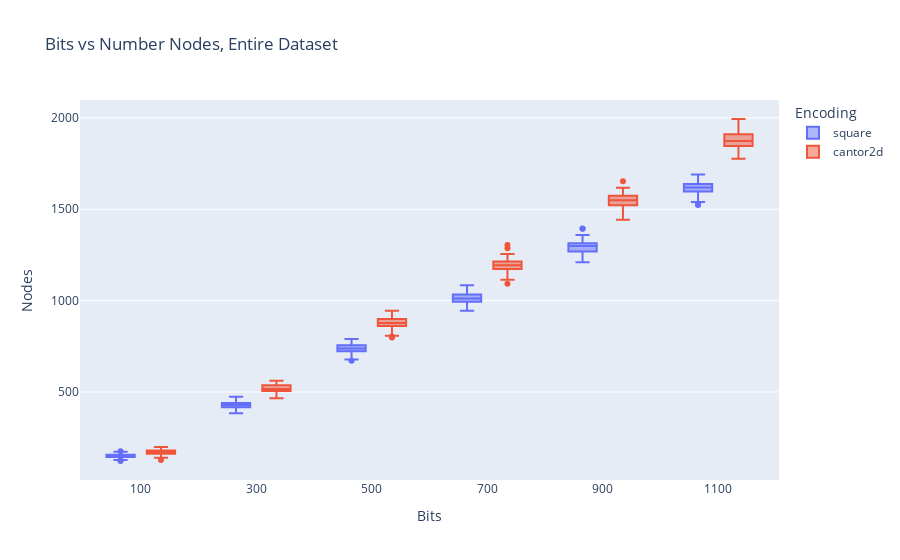
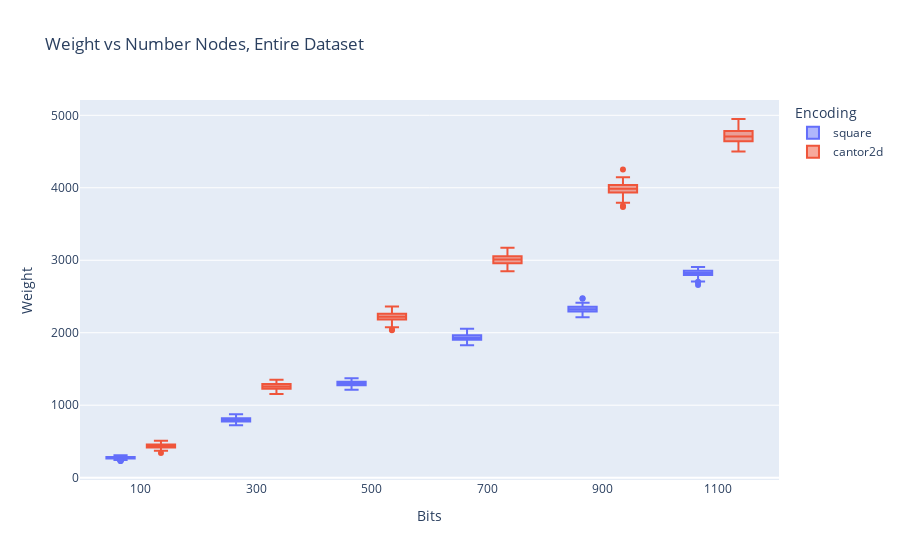
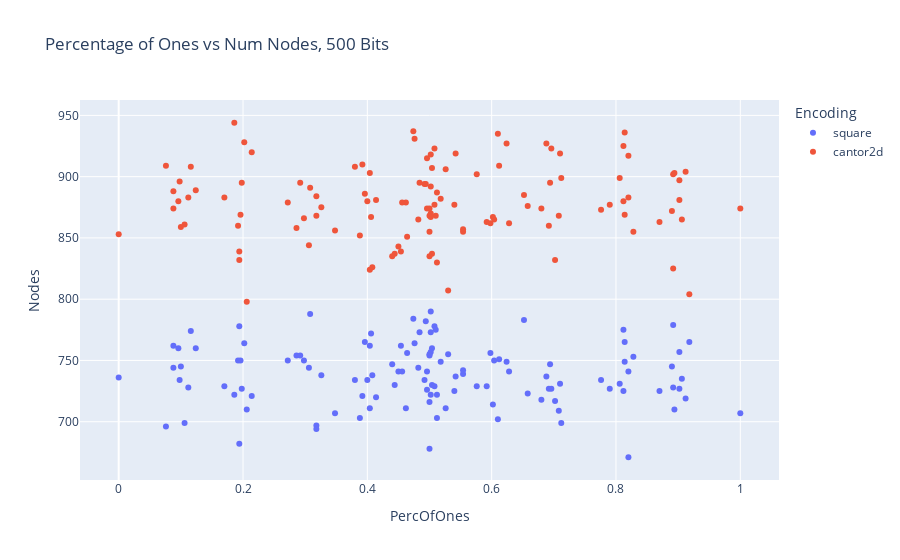
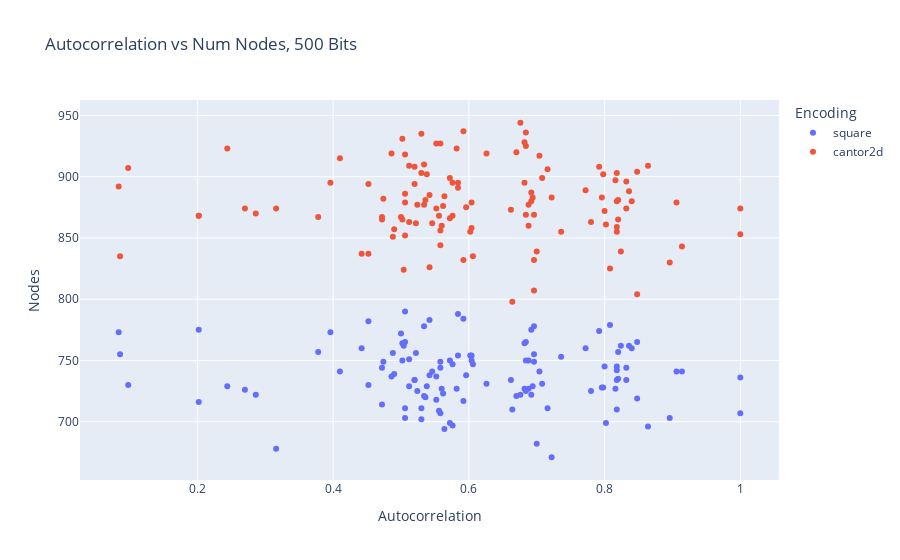

The code cell stored with these charts, in order, in its notebook:
### Markdown cell above
#### 4. Reports

### Code cell
fig = px.box(df, x="Bits", y="Nodes", color="Encoding", 
             title="Bits vs Number Nodes, Entire Dataset")
fig.show()

fig = px.box(df, x="Bits", y="Weight", color="Encoding", 
             title="Weight vs Number Nodes, Entire Dataset")
fig.show()

df_500 = df[df['Bits'] == 500] 
fig = px.scatter(df_500, x="PercOfOnes", y="Nodes", color="Encoding", 
             title="Percentage of Ones vs Num Nodes, 500 Bits")
fig.show()

fig = px.scatter(df_500, x="Autocorrelation", y="Nodes", color="Encoding", 
             title="Autocorrelation vs Num Nodes, 500 Bits")
fig.show()

### Figure 1 — Plotly figure (JSON) as saved in the notebook; plotly's stock layout.template omitted (floating-point values rounded to 4 significant figures; data arrays with more than 128 entries replaced by an {"elided": "..."} marker saying what was removed)
{"data": [{"alignmentgroup": "True", "hovertemplate": "Encoding=square<br>Bits=%{x}<br>Nodes=%{y}<extra></extra>", "legendgroup": "square", "marker": {"color": "#636efa"}, "name": "square", "notched": false, "offsetgroup": "square", "orientation": "v", "showlegend": true, "type": "box", "x": {"elided": "714 int values"}, "x0": " ", "xaxis": "x", "y": {"elided": "714 int values"}, "y0": " ", "yaxis": "y"}, {"alignmentgroup": "True", "hovertemplate": "Encoding=cantor2d<br>Bits=%{x}<br>Nodes=%{y}<extra></extra>", "legendgroup": "cantor2d", "marker": {"color": "#EF553B"}, "name": "cantor2d", "notched": false, "offsetgroup": "cantor2d", "orientation": "v", "showlegend": true, "type": "box", "x": {"elided": "714 int values"}, "x0": " ", "xaxis": "x", "y": {"elided": "714 int values"}, "y0": " ", "yaxis": "y"}], "layout": {"boxmode": "group", "legend": {"title": {"text": "Encoding"}, "tracegroupgap": 0}, "title": {"text": "Bits vs Number Nodes, Entire Dataset"}, "xaxis": {"anchor": "y", "domain": [0, 1], "title": {"text": "Bits"}}, "yaxis": {"anchor": "x", "domain": [0, 1], "title": {"text": "Nodes"}}}}

### Figure 2 — Plotly figure (JSON) as saved in the notebook; plotly's stock layout.template omitted (floating-point values rounded to 4 significant figures; data arrays with more than 128 entries replaced by an {"elided": "..."} marker saying what was removed)
{"data": [{"alignmentgroup": "True", "hovertemplate": "Encoding=square<br>Bits=%{x}<br>Weight=%{y}<extra></extra>", "legendgroup": "square", "marker": {"color": "#636efa"}, "name": "square", "notched": false, "offsetgroup": "square", "orientation": "v", "showlegend": true, "type": "box", "x": {"elided": "714 int values"}, "x0": " ", "xaxis": "x", "y": {"elided": "714 int values"}, "y0": " ", "yaxis": "y"}, {"alignmentgroup": "True", "hovertemplate": "Encoding=cantor2d<br>Bits=%{x}<br>Weight=%{y}<extra></extra>", "legendgroup": "cantor2d", "marker": {"color": "#EF553B"}, "name": "cantor2d", "notched": false, "offsetgroup": "cantor2d", "orientation": "v", "showlegend": true, "type": "box", "x": {"elided": "714 int values"}, "x0": " ", "xaxis": "x", "y": {"elided": "714 int values"}, "y0": " ", "yaxis": "y"}], "layout": {"boxmode": "group", "legend": {"title": {"text": "Encoding"}, "tracegroupgap": 0}, "title": {"text": "Weight vs Number Nodes, Entire Dataset"}, "xaxis": {"anchor": "y", "domain": [0, 1], "title": {"text": "Bits"}}, "yaxis": {"anchor": "x", "domain": [0, 1], "title": {"text": "Weight"}}}}

### Figure 3 — Plotly figure (JSON) as saved in the notebook; plotly's stock layout.template omitted (floating-point values rounded to 4 significant figures)
{"data": [{"hovertemplate": "Encoding=square<br>PercOfOnes=%{x}<br>Nodes=%{y}<extra></extra>", "legendgroup": "square", "marker": {"color": "#636efa", "symbol": "circle"}, "mode": "markers", "name": "square", "orientation": "v", "showlegend": true, "type": "scatter", "x": [0.098, 0.112, 0.096, 0.088, 0.1, 0.106, 0.088, 0.076, 0.116, 0.124, 0.186, 0.192, 0.194, 0.198, 0.202, 0.214, 0.194, 0.206, 0.196, 0.17, 0.286, 0.348, 0.308, 0.292, 0.318, 0.272, 0.306, 0.298, 0.318, 0.326, 0.392, 0.396, 0.404, 0.38, 0.444, 0.388, 0.414, 0.404, 0.406, 0.408, 0.494, 0.492, 0.518, 0.476, 0.508, 0.482, 0.504, 0.462, 0.542, 0.554, 0.61, 0.576, 0.598, 0.624, 0.628, 0.604, 0.592, 0.602, 0.652, 0.612, 0.702, 0.712, 0.688, 0.692, 0.71, 0.694, 0.696, 0.708, 0.68, 0.658, 0.814, 0.776, 0.82, 0.82, 0.814, 0.806, 0.812, 0.812, 0.828, 0.79, 0.892, 0.89, 0.902, 0.894, 0.892, 0.912, 0.902, 0.87, 0.918, 0.906, 0, 1, 0.502, 0.504, 0.5, 0.508, 0.5, 0.51, 0.496, 0.502, 0.5, 0.496, 0.502, 0.484, 0.464, 0.54, 0.502, 0.474, 0.44, 0.5, 0.512, 0.53, 0.526, 0.454, 0.554, 0.4, 0.45, 0.456, 0.512], "xaxis": "x", "y": [734, 728, 760, 762, 745, 699, 744, 696, 774, 760, 722, 750, 682, 727, 764, 721, 778, 710, 750, 729, 754, 707, 788, 754, 697, 750, 744, 750, 694, 738, 721, 765, 711, 734, 730, 703, 720, 762, 772, 738, 782, 734, 749, 764, 778, 744, 760, 711, 737, 739, 702, 729, 756, 749, 741, 750, 729, 714, 783, 751, 717, 699, 737, 727, 731, 747, 727, 709, 718, 723, 749, 734, 741, 671, 765, 731, 775, 725, 753, 727, 728, 745, 757, 710, 779, 719, 727, 725, 765, 735, 736, 707, 773, 730, 755, 729, 716, 775, 726, 722, 678, 741, 757, 773, 756, 725, 790, 784, 747, 754, 722, 755, 711, 762, 742, 734, 741, 741, 703], "yaxis": "y"}, {"hovertemplate": "Encoding=cantor2d<br>PercOfOnes=%{x}<br>Nodes=%{y}<extra></extra>", "legendgroup": "cantor2d", "marker": {"color": "#EF553B", "symbol": "circle"}, "mode": "markers", "name": "cantor2d", "orientation": "v", "showlegend": true, "type": "scatter", "x": [0.098, 0.112, 0.096, 0.088, 0.1, 0.106, 0.088, 0.076, 0.116, 0.124, 0.186, 0.192, 0.194, 0.198, 0.202, 0.214, 0.194, 0.206, 0.196, 0.17, 0.286, 0.348, 0.308, 0.292, 0.318, 0.272, 0.306, 0.298, 0.318, 0.326, 0.392, 0.396, 0.404, 0.38, 0.444, 0.388, 0.414, 0.404, 0.406, 0.408, 0.494, 0.492, 0.518, 0.476, 0.508, 0.482, 0.504, 0.462, 0.542, 0.554, 0.61, 0.576, 0.598, 0.624, 0.628, 0.604, 0.592, 0.602, 0.652, 0.612, 0.702, 0.712, 0.688, 0.692, 0.71, 0.694, 0.696, 0.708, 0.68, 0.658, 0.814, 0.776, 0.82, 0.82, 0.814, 0.806, 0.812, 0.812, 0.828, 0.79, 0.892, 0.89, 0.902, 0.894, 0.892, 0.912, 0.902, 0.87, 0.918, 0.906, 0, 1, 0.502, 0.504, 0.5, 0.508, 0.5, 0.51, 0.496, 0.502, 0.5, 0.496, 0.502, 0.484, 0.464, 0.54, 0.502, 0.474, 0.44, 0.5, 0.512, 0.53, 0.526, 0.454, 0.554, 0.4, 0.45, 0.456, 0.512], "xaxis": "x", "y": [896, 883, 880, 888, 859, 861, 874, 909, 908, 889, 944, 860, 839, 895, 928, 920, 832, 798, 869, 883, 858, 856, 891, 895, 868, 879, 844, 866, 884, 875, 910, 886, 903, 908, 837, 852, 881, 824, 867, 826, 894, 894, 882, 931, 877, 865, 837, 879, 919, 857, 935, 902, 862, 927, 862, 865, 863, 867, 885, 909, 832, 899, 927, 860, 919, 895, 923, 868, 874, 876, 869, 873, 917, 883, 936, 899, 880, 925, 855, 877, 902, 872, 881, 903, 825, 904, 897, 863, 804, 865, 853, 874, 892, 907, 835, 923, 868, 868, 874, 870, 874, 915, 867, 895, 851, 877, 918, 937, 835, 855, 887, 807, 906, 839, 855, 880, 843, 879, 830], "yaxis": "y"}], "layout": {"legend": {"title": {"text": "Encoding"}, "tracegroupgap": 0}, "title": {"text": "Percentage of Ones vs Num Nodes, 500 Bits"}, "xaxis": {"anchor": "y", "domain": [0, 1], "title": {"text": "PercOfOnes"}}, "yaxis": {"anchor": "x", "domain": [0, 1], "title": {"text": "Nodes"}}}}

### Figure 4 — Plotly figure (JSON) as saved in the notebook; plotly's stock layout.template omitted (floating-point values rounded to 4 significant figures)
{"data": [{"hovertemplate": "Encoding=square<br>Autocorrelation=%{x}<br>Nodes=%{y}<extra></extra>", "legendgroup": "square", "marker": {"color": "#636efa", "symbol": "circle"}, "mode": "markers", "name": "square", "orientation": "v", "showlegend": true, "type": "scatter", "x": [0.832, 0.796, 0.84, 0.836, 0.818, 0.802, 0.832, 0.864, 0.792, 0.772, 0.676, 0.688, 0.7, 0.682, 0.682, 0.67, 0.696, 0.664, 0.684, 0.694, 0.604, 0.558, 0.584, 0.584, 0.576, 0.604, 0.558, 0.572, 0.564, 0.596, 0.534, 0.506, 0.53, 0.52, 0.452, 0.506, 0.536, 0.504, 0.5, 0.542, 0.452, 0.52, 0.474, 0.502, 0.534, 0.472, 0.442, 0.506, 0.486, 0.49, 0.53, 0.538, 0.522, 0.558, 0.546, 0.502, 0.512, 0.472, 0.542, 0.512, 0.592, 0.572, 0.552, 0.56, 0.626, 0.576, 0.582, 0.556, 0.552, 0.562, 0.696, 0.662, 0.704, 0.722, 0.684, 0.708, 0.692, 0.684, 0.736, 0.688, 0.798, 0.8, 0.82, 0.818, 0.808, 0.848, 0.816, 0.78, 0.848, 0.82, 1, 1, 0.084, 0.098, 0.086, 0.244, 0.202, 0.202, 0.27, 0.286, 0.316, 0.41, 0.378, 0.396, 0.488, 0.524, 0.506, 0.592, 0.606, 0.602, 0.692, 0.696, 0.716, 0.824, 0.818, 0.818, 0.914, 0.906, 0.896], "xaxis": "x", "y": [734, 728, 760, 762, 745, 699, 744, 696, 774, 760, 722, 750, 682, 727, 764, 721, 778, 710, 750, 729, 754, 707, 788, 754, 697, 750, 744, 750, 694, 738, 721, 765, 711, 734, 730, 703, 720, 762, 772, 738, 782, 734, 749, 764, 778, 744, 760, 711, 737, 739, 702, 729, 756, 749, 741, 750, 729, 714, 783, 751, 717, 699, 737, 727, 731, 747, 727, 709, 718, 723, 749, 734, 741, 671, 765, 731, 775, 725, 753, 727, 728, 745, 757, 710, 779, 719, 727, 725, 765, 735, 736, 707, 773, 730, 755, 729, 716, 775, 726, 722, 678, 741, 757, 773, 756, 725, 790, 784, 747, 754, 722, 755, 711, 762, 742, 734, 741, 741, 703], "yaxis": "y"}, {"hovertemplate": "Encoding=cantor2d<br>Autocorrelation=%{x}<br>Nodes=%{y}<extra></extra>", "legendgroup": "cantor2d", "marker": {"color": "#EF553B", "symbol": "circle"}, "mode": "markers", "name": "cantor2d", "orientation": "v", "showlegend": true, "type": "scatter", "x": [0.832, 0.796, 0.84, 0.836, 0.818, 0.802, 0.832, 0.864, 0.792, 0.772, 0.676, 0.688, 0.7, 0.682, 0.682, 0.67, 0.696, 0.664, 0.684, 0.694, 0.604, 0.558, 0.584, 0.584, 0.576, 0.604, 0.558, 0.572, 0.564, 0.596, 0.534, 0.506, 0.53, 0.52, 0.452, 0.506, 0.536, 0.504, 0.5, 0.542, 0.452, 0.52, 0.474, 0.502, 0.534, 0.472, 0.442, 0.506, 0.486, 0.49, 0.53, 0.538, 0.522, 0.558, 0.546, 0.502, 0.512, 0.472, 0.542, 0.512, 0.592, 0.572, 0.552, 0.56, 0.626, 0.576, 0.582, 0.556, 0.552, 0.562, 0.696, 0.662, 0.704, 0.722, 0.684, 0.708, 0.692, 0.684, 0.736, 0.688, 0.798, 0.8, 0.82, 0.818, 0.808, 0.848, 0.816, 0.78, 0.848, 0.82, 1, 1, 0.084, 0.098, 0.086, 0.244, 0.202, 0.202, 0.27, 0.286, 0.316, 0.41, 0.378, 0.396, 0.488, 0.524, 0.506, 0.592, 0.606, 0.602, 0.692, 0.696, 0.716, 0.824, 0.818, 0.818, 0.914, 0.906, 0.896], "xaxis": "x", "y": [896, 883, 880, 888, 859, 861, 874, 909, 908, 889, 944, 860, 839, 895, 928, 920, 832, 798, 869, 883, 858, 856, 891, 895, 868, 879, 844, 866, 884, 875, 910, 886, 903, 908, 837, 852, 881, 824, 867, 826, 894, 894, 882, 931, 877, 865, 837, 879, 919, 857, 935, 902, 862, 927, 862, 865, 863, 867, 885, 909, 832, 899, 927, 860, 919, 895, 923, 868, 874, 876, 869, 873, 917, 883, 936, 899, 880, 925, 855, 877, 902, 872, 881, 903, 825, 904, 897, 863, 804, 865, 853, 874, 892, 907, 835, 923, 868, 868, 874, 870, 874, 915, 867, 895, 851, 877, 918, 937, 835, 855, 887, 807, 906, 839, 855, 880, 843, 879, 830], "yaxis": "y"}], "layout": {"legend": {"title": {"text": "Encoding"}, "tracegroupgap": 0}, "title": {"text": "Autocorrelation vs Num Nodes, 500 Bits"}, "xaxis": {"anchor": "y", "domain": [0, 1], "title": {"text": "Autocorrelation"}}, "yaxis": {"anchor": "x", "domain": [0, 1], "title": {"text": "Nodes"}}}}
